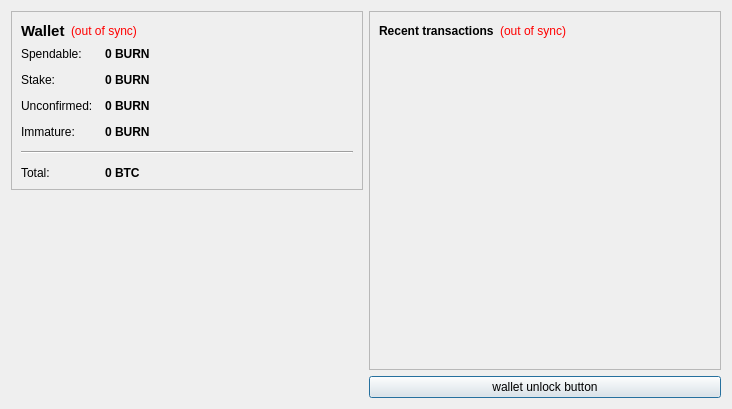
<?xml version="1.0" encoding="UTF-8"?>
<ui version="4.0">
 <class>OverviewPage</class>
 <widget class="QWidget" name="OverviewPage">
  <property name="geometry">
   <rect>
    <x>0</x>
    <y>0</y>
    <width>732</width>
    <height>409</height>
   </rect>
  </property>
  <property name="windowTitle">
   <string>Form</string>
  </property>
  <layout class="QHBoxLayout" name="horizontalLayout" stretch="0,0">
   <item>
    <layout class="QVBoxLayout" name="verticalLayout_2">
     <item>
      <widget class="QFrame" name="frame">
       <property name="frameShape">
        <enum>QFrame::StyledPanel</enum>
       </property>
       <property name="frameShadow">
        <enum>QFrame::Raised</enum>
       </property>
       <layout class="QVBoxLayout" name="verticalLayout_4">
        <item>
         <layout class="QHBoxLayout" name="horizontalLayout_4">
          <item>
           <widget class="QLabel" name="label_5">
            <property name="font">
             <font>
              <pointsize>11</pointsize>
              <weight>75</weight>
              <bold>true</bold>
             </font>
            </property>
            <property name="text">
             <string>Wallet</string>
            </property>
           </widget>
          </item>
          <item>
           <widget class="QLabel" name="labelWalletStatus">
            <property name="toolTip">
             <string>The displayed information may be out of date. Your wallet automatically synchronizes with the BurnerCoin network after a connection is established, but this process has not completed yet.</string>
            </property>
            <property name="styleSheet">
             <string notr="true">QLabel { color: red; }</string>
            </property>
            <property name="text">
             <string notr="true">(out of sync)</string>
            </property>
            <property name="alignment">
             <set>Qt::AlignLeading|Qt::AlignLeft|Qt::AlignVCenter</set>
            </property>
           </widget>
          </item>
          <item>
           <spacer name="horizontalSpacer_2">
            <property name="orientation">
             <enum>Qt::Horizontal</enum>
            </property>
            <property name="sizeHint" stdset="0">
             <size>
              <width>40</width>
              <height>20</height>
             </size>
            </property>
           </spacer>
          </item>
         </layout>
        </item>
        <item>
         <layout class="QFormLayout" name="formLayout_2">
          <property name="fieldGrowthPolicy">
           <enum>QFormLayout::AllNonFixedFieldsGrow</enum>
          </property>
          <property name="horizontalSpacing">
           <number>12</number>
          </property>
          <property name="verticalSpacing">
           <number>12</number>
          </property>
          <item row="0" column="0">
           <widget class="QLabel" name="label">
            <property name="text">
             <string>Spendable:</string>
            </property>
           </widget>
          </item>
          <item row="0" column="1">
           <widget class="QLabel" name="labelBalance">
            <property name="font">
             <font>
              <weight>75</weight>
              <bold>true</bold>
             </font>
            </property>
            <property name="cursor">
             <cursorShape>IBeamCursor</cursorShape>
            </property>
            <property name="toolTip">
             <string>Your current spendable balance</string>
            </property>
            <property name="text">
             <string notr="true">0 BURN</string>
            </property>
            <property name="textInteractionFlags">
             <set>Qt::LinksAccessibleByMouse|Qt::TextSelectableByKeyboard|Qt::TextSelectableByMouse</set>
            </property>
           </widget>
          </item>
          <item row="1" column="0">
           <widget class="QLabel" name="label_6">
            <property name="text">
             <string>Stake:</string>
            </property>
           </widget>
          </item>
          <item row="1" column="1">
           <widget class="QLabel" name="labelStake">
            <property name="font">
             <font>
              <weight>75</weight>
              <bold>true</bold>
             </font>
            </property>
            <property name="cursor">
             <cursorShape>IBeamCursor</cursorShape>
            </property>
            <property name="toolTip">
             <string>Total of coins that was staked, and do not yet count toward the current balance</string>
            </property>
            <property name="text">
             <string notr="true">0 BURN</string>
            </property>
            <property name="textInteractionFlags">
             <set>Qt::LinksAccessibleByMouse|Qt::TextSelectableByKeyboard|Qt::TextSelectableByMouse</set>
            </property>
           </widget>
          </item>
          <item row="2" column="0">
           <widget class="QLabel" name="label_3">
            <property name="text">
             <string>Unconfirmed:</string>
            </property>
           </widget>
          </item>
          <item row="2" column="1">
           <widget class="QLabel" name="labelUnconfirmed">
            <property name="font">
             <font>
              <weight>75</weight>
              <bold>true</bold>
             </font>
            </property>
            <property name="cursor">
             <cursorShape>IBeamCursor</cursorShape>
            </property>
            <property name="toolTip">
             <string>Total of transactions that have yet to be confirmed, and do not yet count toward the current balance</string>
            </property>
            <property name="text">
             <string notr="true">0 BURN</string>
            </property>
            <property name="textInteractionFlags">
             <set>Qt::LinksAccessibleByMouse|Qt::TextSelectableByKeyboard|Qt::TextSelectableByMouse</set>
            </property>
           </widget>
          </item>
          <item row="3" column="0">
           <widget class="QLabel" name="labelImmatureText">
            <property name="text">
             <string>Immature:</string>
            </property>
           </widget>
          </item>
          <item row="3" column="1">
           <widget class="QLabel" name="labelImmature">
            <property name="font">
             <font>
              <weight>75</weight>
              <bold>true</bold>
             </font>
            </property>
            <property name="toolTip">
             <string>Mined balance that has not yet matured</string>
            </property>
            <property name="text">
             <string notr="true">0 BURN</string>
            </property>
            <property name="textInteractionFlags">
             <set>Qt::LinksAccessibleByMouse|Qt::TextSelectableByKeyboard|Qt::TextSelectableByMouse</set>
            </property>
           </widget>
          </item>
          <item row="4" column="0" colspan="2">
           <widget class="Line" name="line">
            <property name="orientation">
             <enum>Qt::Horizontal</enum>
            </property>
           </widget>
          </item>
          <item row="5" column="0">
           <widget class="QLabel" name="labelTotalText">
            <property name="text">
             <string>Total:</string>
            </property>
           </widget>
          </item>
          <item row="5" column="1">
           <widget class="QLabel" name="labelTotal">
            <property name="font">
             <font>
              <weight>75</weight>
              <bold>true</bold>
             </font>
            </property>
            <property name="cursor">
             <cursorShape>IBeamCursor</cursorShape>
            </property>
            <property name="toolTip">
             <string>Your current total balance</string>
            </property>
            <property name="text">
             <string notr="true">0 BTC</string>
            </property>
            <property name="textInteractionFlags">
             <set>Qt::LinksAccessibleByMouse|Qt::TextSelectableByKeyboard|Qt::TextSelectableByMouse</set>
            </property>
           </widget>
          </item>
         </layout>
        </item>
       </layout>
      </widget>
     </item>
     <item>
      <spacer name="verticalSpacer_4">
       <property name="orientation">
        <enum>Qt::Vertical</enum>
       </property>
       <property name="sizeHint" stdset="0">
        <size>
         <width>20</width>
         <height>40</height>
        </size>
       </property>
      </spacer>
     </item>
     <item>
      <widget class="QLabel" name="label_2">
       <property name="text">
        <string/>
       </property>
       <property name="pixmap">
        <pixmap resource="../bitcoin.qrc">:/images/Wallet_Logo</pixmap>
       </property>
       <property name="alignment">
        <set>Qt::AlignCenter</set>
       </property>
      </widget>
     </item>
     <item>
      <spacer name="verticalSpacer">
       <property name="orientation">
        <enum>Qt::Vertical</enum>
       </property>
       <property name="sizeHint" stdset="0">
        <size>
         <width>20</width>
         <height>40</height>
        </size>
       </property>
      </spacer>
     </item>
    </layout>
   </item>
   <item>
    <layout class="QVBoxLayout" name="verticalLayout_3">
     <item>
      <widget class="QFrame" name="frame_2">
       <property name="frameShape">
        <enum>QFrame::StyledPanel</enum>
       </property>
       <property name="frameShadow">
        <enum>QFrame::Raised</enum>
       </property>
       <layout class="QVBoxLayout" name="verticalLayout">
        <item>
         <layout class="QHBoxLayout" name="horizontalLayout_2">
          <item>
           <widget class="QLabel" name="label_4">
            <property name="text">
             <string>&lt;b&gt;Recent transactions&lt;/b&gt;</string>
            </property>
           </widget>
          </item>
          <item>
           <widget class="QLabel" name="labelTransactionsStatus">
            <property name="toolTip">
             <string>The displayed information may be out of date. Your wallet automatically synchronizes with the BurnerCoin network after a connection is established, but this process has not completed yet.</string>
            </property>
            <property name="styleSheet">
             <string notr="true">QLabel { color: red; }</string>
            </property>
            <property name="text">
             <string notr="true">(out of sync)</string>
            </property>
            <property name="alignment">
             <set>Qt::AlignRight|Qt::AlignTrailing|Qt::AlignVCenter</set>
            </property>
           </widget>
          </item>
          <item>
           <spacer name="horizontalSpacer">
            <property name="orientation">
             <enum>Qt::Horizontal</enum>
            </property>
            <property name="sizeHint" stdset="0">
             <size>
              <width>40</width>
              <height>20</height>
             </size>
            </property>
           </spacer>
          </item>
         </layout>
        </item>
        <item>
         <widget class="QListView" name="listTransactions">
          <property name="styleSheet">
           <string notr="true">QListView { background: transparent; }</string>
          </property>
          <property name="frameShape">
           <enum>QFrame::NoFrame</enum>
          </property>
          <property name="verticalScrollBarPolicy">
           <enum>Qt::ScrollBarAlwaysOff</enum>
          </property>
          <property name="horizontalScrollBarPolicy">
           <enum>Qt::ScrollBarAlwaysOff</enum>
          </property>
          <property name="selectionMode">
           <enum>QAbstractItemView::NoSelection</enum>
          </property>
         </widget>
        </item>
       </layout>
      </widget>
     </item>
     <item>
      <widget class="QPushButton" name="unlockWalletButton">
       <property name="sizePolicy">
        <sizepolicy hsizetype="Minimum" vsizetype="Fixed">
         <horstretch>0</horstretch>
         <verstretch>0</verstretch>
        </sizepolicy>
       </property>
       <property name="maximumSize">
        <size>
         <width>16777214</width>
         <height>16777214</height>
        </size>
       </property>
       <property name="toolTip">
        <string/>
       </property>
       <property name="text">
        <string>wallet unlock button</string>
       </property>
       <property name="checkable">
        <bool>false</bool>
       </property>
       <property name="autoDefault">
        <bool>false</bool>
       </property>
       <property name="default">
        <bool>true</bool>
       </property>
       <property name="flat">
        <bool>false</bool>
       </property>
      </widget>
     </item>
    </layout>
   </item>
  </layout>
 </widget>
 <resources>
  <include location="../bitcoin.qrc"/>
 </resources>
 <connections/>
</ui>
